Frame 1 (no input): blank canvas, image omitted
Frame 60 (the mouse pressed at the canvas centre just before this capture): blank canvas, image omitted
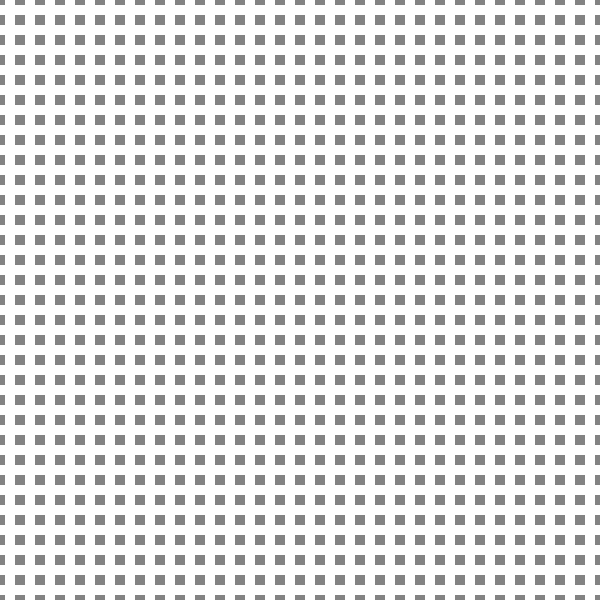
Frame 120 (the mouse held since frame 60 and released just before this capture)

The Processing sketch whose frames 1 and 60 were blank and that drew this single picture after the mouse press (run headless with seeded random() and noise(); from frame 60 on, the mouse is pressed at the canvas centre):

// Processing sketch: processing_28414
// ── processing_28414.pde

int abstand = 20;
float x,y;

 
void setup(){
  size(600, 600);
  rectMode(CENTER);
  noStroke();
}
 
void draw(){
fill(0,mouseY/2.4);
  background(255);
  for(int y = 0; y <= height; y = y + abstand){
      
    
 
    for(int x = 0; x <= width; x = x + abstand){
     rect(x, y, mouseY/30, mouseY/30);
    }
  }
}
